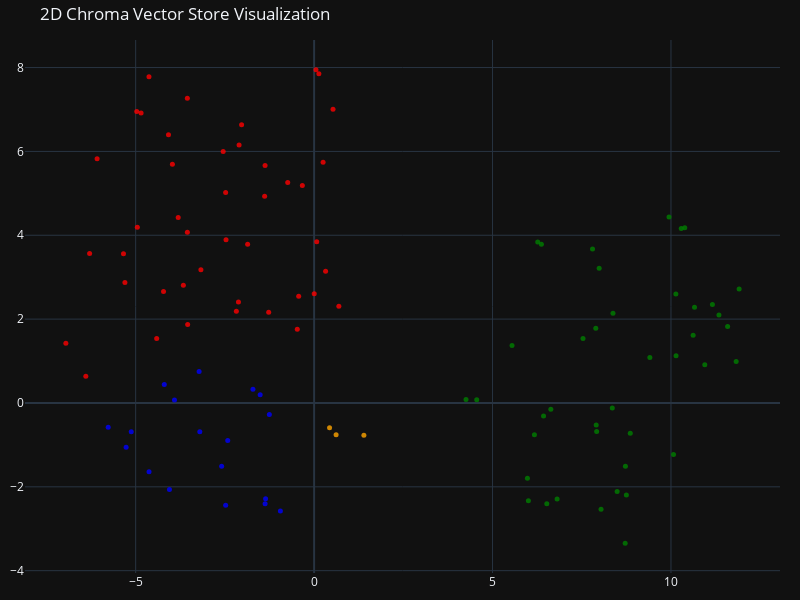

The notebook cell saved with this chart:
### Code cell
fig = go.Figure(data=[go.Scatter(
            x=reduced_vectors[:, 0],
            y=reduced_vectors[:, 1],
            mode='markers',
            marker=dict(size=5, color=colors, opacity=0.8),
            text=[f"Type: {t}<br>Text: {d[:100]}..." for t, d in zip(doc_types, documents)],
            hoverinfo='text'
        )])

fig.update_layout(
            title='2D Chroma Vector Store Visualization',
            scene=dict(xaxis_title='x',yaxis_title='y'),
            width=800,
            height=600,
            margin=dict(r=20, b=10, l=10, t=40)
        )
fig.show()

### Figure 1 — Plotly figure (JSON) as saved in the notebook; plotly's stock layout.template omitted (floating-point values rounded to 4 significant figures)
{"data": [{"hoverinfo": "text", "marker": {"color": ["blue", "blue", "blue", "blue", "blue", "blue", "blue", "blue", "blue", "blue", "blue", "blue", "blue", "blue", "blue", "blue", "blue", "blue", "red", "red", "red", "red", "red", "red", "red", "red", "red", "red", "red", "red", "red", "red", "red", "red", "red", "red", "red", "red", "red", "red", "red", "red", "red", "red", "red", "red", "red", "red", "red", "red", "red", "red", "red", "red", "red", "red", "red", "red", "red", "red", "red", "orange", "orange", "orange", "green", "green", "green", "green", "green", "green", "green", "green", "green", "green", "green", "green", "green", "green", "green", "green", "green", "green", "green", "green", "green", "green", "green", "green", "green", "green", "green", "green", "green", "green", "green", "green", "green", "green", "green", "green", "green", "green", "green", "green", "green"], "opacity": 0.8, "size": 5}, "mode": "markers", "text": ["Type: products<br>Text: # Product Summary\n\n# Rellm: AI-Powered Enterprise Reinsurance Solution\n\n## Summary\n\nRellm is an inno...", "Type: products<br>Text: ### Seamless Integrations\nRellm's architecture is designed for effortless integration with existing ...", "Type: products<br>Text: ### Client and Broker Portals\nRellm offers dedicated portals for both clients and brokers, facilitat...", "Type: products<br>Text: - **Q3 2025**: \n  - Launch of the Rellm Mobile App for on-the-go insights and management.\n  - Introd...", "Type: products<br>Text: # Product Summary\n\n# Markellm\n\n## Summary\n\nMarkellm is an innovative two-sided marketplace designed ...", "Type: products<br>Text: - **User-Friendly Interface**: Designed with user experience in mind, Markellm features an intuitive...", "Type: products<br>Text: - **Data Insights**: Insurers gain access to valuable data insights through Markellm's analytics das...", "Type: products<br>Text: ## 2025-2026 Roadmap\n\n### Q1 2025\n- Launch a mobile app version of Markellm, making it even easier f...", "Type: products<br>Text: Markellm is committed to improving the insurance experience for both consumers and providers. By lev...", "Type: products<br>Text: # Product Summary\n\n# Homellm\n\n## Summary\nHomellm is an innovative home insurance product developed b...", "Type: products<br>Text: ### 2. Dynamic Pricing Model\nWith Homellm's innovative dynamic pricing model, insurance providers ca...", "Type: products<br>Text: ### 5. Multi-Channel Integration\nHomellm seamlessly integrates into existing insurance platforms, pr...", "Type: products<br>Text: - **Basic Tier:** Starting at $5,000/month for small insurers with basic integration features.\n- **S...", "Type: products<br>Text: ## Roadmap\nThe development roadmap for Homellm includes the following key milestones:\n\n- **Q1 2024:*...", "Type: products<br>Text: # Product Summary\n\n# Carllm\n\n## Summary\n\nCarllm is an innovative auto insurance product developed by...", "Type: products<br>Text: - **Customizable Coverage Plans**: Carllm allows insurers to create flexible and tailored insurance ...", "Type: products<br>Text: ## Pricing\n\nCarllm is offered under a subscription-based pricing model tailored to meet the needs of...", "Type: products<br>Text: ### Q2 2025: Customer Experience Improvements\n- Launch of a new **mobile app** for end-users.\n- Intr...", "Type: contracts<br>Text: # Contract with GreenField Holdings for Markellm\n\n**Effective Date:** November 15, 2023  \n**Contract...", "Type: contracts<br>Text: ## Features\n1. **AI-Powered Matching**: Access to advanced algorithms that connect GreenField Holdin...", "Type: contracts<br>Text: ## Support\n1. **Customer Support Access**: The Client will have access to dedicated support through ...", "Type: contracts<br>Text: **Signatures:**  \n_________________________                           _________________________  \n**...", "Type: contracts<br>Text: # Contract with Apex Reinsurance for Rellm: AI-Powered Enterprise Reinsurance Solution\n\n## Terms\n\n1....", "Type: contracts<br>Text: ## Renewal\n\n1. **Automatic Renewal**: This Agreement will automatically renew for successive one-yea...", "Type: contracts<br>Text: 4. **Regulatory Compliance**: The solution will include compliance tracking features to assist the C...", "Type: contracts<br>Text: ---\n\n**Acceptance of Terms**: By signing below, both parties agree to the Terms, Renewal, Features, ...", "Type: contracts<br>Text: # Contract with Greenstone Insurance for Homellm\n\n---\n\n## Terms\n\n1. **Parties**: This Contract (\"Agr...", "Type: contracts<br>Text: 5. **Customization**: Any additional customization requests outside the standard offerings will requ...", "Type: contracts<br>Text: - **Predictive Maintenance Alerts**: The Customer will receive alerts regarding potential maintenanc...", "Type: contracts<br>Text: **For Insurellm:**\n\n______________________________  \n[Name], [Title]  \nDate: ______________________\n...", "Type: contracts<br>Text: # Contract with Roadway Insurance Inc. for Carllm\n\n---\n\n## Terms\n\n1. **Agreement Effective Date**: T...", "Type: contracts<br>Text: ---\n\n## Renewal\n\n1. **Automatic Renewal**: This agreement will automatically renew for an additional...", "Type: contracts<br>Text: ---\n\n## Support\n\n1. **Technical Support**: Roadway Insurance Inc. will receive priority technical su...", "Type: contracts<br>Text: # Contract with Stellar Insurance Co. for Rellm\n\n## Terms\nThis contract is made between **Insurellm*...", "Type: contracts<br>Text: ## Renewal\nThis contract will renew automatically for additional 12-month terms unless written notic...", "Type: contracts<br>Text: ## Support\nInsurellm provides Stellar Insurance Co. with the following support services:\n\n- **24/7 T...", "Type: contracts<br>Text: # Contract with TechDrive Insurance for Carllm\n\n**Contract Date:** October 1, 2024  \n**Contract Dura...", "Type: contracts<br>Text: ## Renewal\n\n1. **Automatic Renewal**: This contract shall automatically renew for additional one-yea...", "Type: contracts<br>Text: 2. **Training**: TechDrive Insurance staff will receive onboarding training sessions to ensure effec...", "Type: contracts<br>Text: # Contract with Belvedere Insurance for Markellm\n\n## Terms\nThis Contract (\"Agreement\") is made and e...", "Type: contracts<br>Text: ## Renewal\n1. **Renewal Terms**: This Agreement may be renewed for additional one-year terms upon mu...", "Type: contracts<br>Text: ## Support\n1. **Technical Support**: Technical support will be available from 9 AM to 7 PM EST, Mond...", "Type: contracts<br>Text: --- \nThis synthetic contract document outlines a fictional agreement between Insurellm and a fiction...", "Type: contracts<br>Text: # Contract with Velocity Auto Solutions for Carllm\n\n**Contract Date:** October 1, 2023  \n**Contract ...", "Type: contracts<br>Text: ## Renewal\n\n1. **Automatic Renewal**: This contract will automatically renew for successive 12-month...", "Type: contracts<br>Text: ## Support\n\n1. **Customer Support**: Velocity Auto Solutions will have access to Insurellm’s custome...", "Type: contracts<br>Text: # Contract with GreenValley Insurance for Homellm\n\n**Contract Date:** October 6, 2023  \n**Contract N...", "Type: contracts<br>Text: ---\n\n## Renewal\n\nUnless either party provides a written notice of termination at least 30 days prior...", "Type: contracts<br>Text: Insurellm commits to providing comprehensive support to GreenValley Insurance, which includes:\n\n1. *...", "Type: contracts<br>Text: # Contract with EverGuard Insurance for Rellm: AI-Powered Enterprise Reinsurance Solution\n\n**Contrac...", "Type: contracts<br>Text: ## Renewal\n\n1. **Automatic Renewal**: This contract will automatically renew for successive one-year...", "Type: contracts<br>Text: 4. **Client Portal Access**: EverGuard Insurance will have access to both client and broker portals,...", "Type: contracts<br>Text: ---\n\n**Signatures**  \n**For Insurellm**: __________________________  \n**Name**: John Smith  \n**Title...", "Type: contracts<br>Text: # Contract with BrightWay Solutions for Markellm\n\n**Contract Date:** October 5, 2023  \n**Contract ID...", "Type: contracts<br>Text: ### Renewal\n1. **Automatic Renewal:**  \n   This Contract will automatically renew for additional one...", "Type: contracts<br>Text: 4. **Customization Options:**  \n   BrightWay Solutions may request customizations to their listing p...", "Type: contracts<br>Text: ---\n\nThis document serves as a formal agreement between Insurellm and BrightWay Solutions, ensuring ...", "Type: contracts<br>Text: # Contract with Pinnacle Insurance Co. for Homellm\n\n## Terms\nThis contract (\"Contract\") is entered i...", "Type: contracts<br>Text: ## Renewal\n1. **Renewal Terms**: At the end of the initial term, this Contract shall automatically r...", "Type: contracts<br>Text: ## Features\n1. **AI-Powered Risk Assessment**: Utilized for tailored underwriting decisions specific...", "Type: contracts<br>Text: ## Support\n1. **Technical Support**: Insurellm shall provide 24/7 technical support via an email and...", "Type: company<br>Text: # Overview of Insurellm\n\nInsurellm is an innovative insurance tech firm with 200 employees across th...", "Type: company<br>Text: # Careers at Insurellm\n\nInsurellm is hiring! We are looking for talented software engineers, data sc...", "Type: company<br>Text: # About Insurellm\n\nInsurellm was founded by Avery Lancaster in 2015 as an insurance tech startup des...", "Type: employees<br>Text: # HR Record\n\n# Alex Chen\n\n## Summary\n- **Date of Birth:** March 15, 1990  \n- **Job Title:** Backend ...", "Type: employees<br>Text: - **2022:**  \n  - Exceeded goals by optimizing existing backend code, improving system performance b...", "Type: employees<br>Text: ## Other HR Notes\n- Participates regularly in Insurellm's Diversity & Inclusion initiatives, champio...", "Type: employees<br>Text: # HR Record\n\n# Oliver Spencer\n\n## Summary\n- **Date of Birth**: May 14, 1990  \n- **Job Title**: Backe...", "Type: employees<br>Text: ## Annual Performance History\n- **2018**: **3/5** - Adaptable team player but still learning to take...", "Type: employees<br>Text: ## Other HR Notes\n- Oliver enjoys a strong rapport with team members and is known for organizing reg...", "Type: employees<br>Text: # HR Record\n\n# Emily Tran\n\n## Summary\n- **Date of Birth:** March 18, 1991  \n- **Job Title:** Digital...", "Type: employees<br>Text: ---\n\n## Annual Performance History\n- **2023**:  \n  - Performance Rating: Exceeds Expectations  \n  - ...", "Type: employees<br>Text: ---\n\n## Other HR Notes\n- **Training Completed**:  \n  - Advanced Digital Marketing Workshop (2021)  \n...", "Type: employees<br>Text: # HR Record\n\n# Jordan Blake\n\n## Summary\n- **Date of Birth:** March 15, 1993  \n- **Job Title:** Sales...", "Type: employees<br>Text: ## Annual Performance History\n- **2021:** First year at Insurellm; achieved 90% of monthly targets. ...", "Type: employees<br>Text: ## Other HR Notes\n- Jordan has shown an interest in continuing education, actively participating in ...", "Type: employees<br>Text: # Avery Lancaster\n\n## Summary\n- **Date of Birth**: March 15, 1985  \n- **Job Title**: Co-Founder & Ch...", "Type: employees<br>Text: ## Annual Performance History\n- **2015**: **Exceeds Expectations**  \n  Avery’s leadership during Ins...", "Type: employees<br>Text: - **2021**: **Exceptional**  \n  Avery's decisive transition to remote work and rapid adoption of dig...", "Type: employees<br>Text: ## Compensation History\n- **2015**: $150,000 base salary + Significant equity stake  \n- **2016**: $1...", "Type: employees<br>Text: ## Other HR Notes\n- **Professional Development**: Avery has actively participated in leadership trai...", "Type: employees<br>Text: # HR Record\n\n# Maxine Thompson\n\n## Summary\n- **Date of Birth:** January 15, 1991  \n- **Job Title:** ...", "Type: employees<br>Text: ## Insurellm Career Progression\n- **January 2017 - October 2018**: **Junior Data Engineer**  \n  * Ma...", "Type: employees<br>Text: ## Annual Performance History\n- **2017**: *Meets Expectations*  \n  Maxine showed potential in her ro...", "Type: employees<br>Text: - **2021**: *Exceeds Expectations*  \n  Maxine spearheaded the transition to a new data warehousing s...", "Type: employees<br>Text: ## Other HR Notes\n- Maxine participated in various company-sponsored trainings related to big data t...", "Type: employees<br>Text: # Samantha Greene\n\n## Summary\n- **Date of Birth:** October 14, 1990\n- **Job Title:** HR Generalist\n-...", "Type: employees<br>Text: - **2021:** Meets Expectations  \n  While proficient in her new role, Samantha Greene struggled with ...", "Type: employees<br>Text: - **2022:** Base Salary - $65,000  \n  No increase as a result of performance concerns; however, Sama...", "Type: employees<br>Text: # HR Record\n\n# Alex Thomson\n\n## Summary\n- **Date of Birth:** March 15, 1995  \n- **Job Title:** Sales...", "Type: employees<br>Text: ## Annual Performance History  \n- **2022** - Rated as \"Exceeds Expectations.\" Alex Thomson achieved ...", "Type: employees<br>Text: ## Other HR Notes\n- Alex Thomson is an active member of the Diversity and Inclusion committee at Ins...", "Type: employees<br>Text: # HR Record\n\n# Samuel Trenton\n\n## Summary\n- **Date of Birth:** April 12, 1989  \n- **Job Title:** Sen...", "Type: employees<br>Text: ## Annual Performance History\n- **2023:** Rating: 4.5/5  \n  *Samuel exceeded expectations, successfu...", "Type: employees<br>Text: - **2021:** Base Salary: $105,000 + Bonus: $12,000  \n  *Merit-based increase, reflecting consistent ...", "Type: employees<br>Text: # HR Record\n\n# Alex Harper\n\n## Summary\n- **Date of Birth**: March 15, 1993  \n- **Job Title**: Sales ...", "Type: employees<br>Text: - **2022**:  \n  - **Performance Rating**: 4.8/5  \n  - **Key Achievements**: Awarded \"SDR of the Year...", "Type: employees<br>Text: - **Interests**:  \n  - In Alex's spare time, they enjoy participating in community volunteer program...", "Type: employees<br>Text: # HR Record\n\n# Jordan K. Bishop\n\n## Summary\n- **Date of Birth:** March 15, 1990\n- **Job Title:** Fro...", "Type: employees<br>Text: ## Annual Performance History\n- **2019:** Exceeds Expectations - Continuously delivered high-quality...", "Type: employees<br>Text: ## Compensation History\n- **June 2018:** Starting Salary - $85,000\n- **June 2019:** Salary Increase ...", "Type: employees<br>Text: Jordan K. Bishop is a valued member of the Insurellm family, exhibiting a commitment to growth and d...", "Type: employees<br>Text: # HR Record\n\n# Emily Carter\n\n## Summary\n- **Date of Birth:** August 12, 1990  \n- **Job Title:** Acco...", "Type: employees<br>Text: ## Annual Performance History\n| Year | Performance Rating | Key Highlights |\n|------|---------------...", "Type: employees<br>Text: ## Other HR Notes\n- **Professional Development:** Emily is currently enrolled in a leadership traini..."], "x": [-3.913, -4.198, -3.223, -3.203, -1.359, -1.373, -2.478, -2.591, -0.9447, -5.268, -5.77, -5.124, -4.054, -4.626, -1.254, -1.512, -1.714, -2.42, -3.971, -6.956, -6.081, 0.1333, -3.808, -4.22, -4.411, 0.252, -2.548, -5.302, -1.386, 0.05245, 0.6935, -2.179, -0.4716, -2.468, -3.172, -1.863, 0.002992, -1.273, -0.4322, -4.081, -4.954, -0.33, -3.552, 0.322, -2.12, 0.07382, -2.102, -2.479, -1.374, -3.552, -3.664, -3.543, 0.5296, -4.849, -5.341, -4.97, -4.627, -2.032, -6.291, -6.397, -0.7394, 0.4329, 1.395, 0.6163, 7.917, 11.34, 6.633, 7.905, 11.16, 6.429, 6.52, 10.95, 6.005, 8.723, 10.14, 6.173, 4.257, 6.369, 6.266, 11.91, 4.557, 10.07, 7.893, 7.988, 8.375, 7.535, 9.945, 10.39, 10.29, 8.491, 11.83, 8.041, 8.859, 10.66, 10.14, 8.75, 10.62, 8.717, 8.356, 7.802, 9.409, 5.546, 6.809, 11.59, 5.977], "y": [0.07258, 0.4384, 0.752, -0.6864, -2.283, -2.407, -2.441, -1.507, -2.577, -1.057, -0.5799, -0.684, -2.063, -1.64, -0.2777, 0.1944, 0.3262, -0.893, 5.694, 1.426, 5.824, 7.85, 4.424, 2.659, 1.537, 5.742, 5.998, 2.871, 4.93, 7.947, 2.306, 2.188, 1.756, 3.893, 3.18, 3.788, 2.603, 2.165, 2.547, 6.397, 4.192, 5.186, 7.268, 3.14, 2.408, 3.847, 6.152, 5.019, 5.661, 4.071, 2.806, 1.873, 7.006, 6.915, 3.559, 6.954, 7.778, 6.638, 3.564, 0.6388, 5.259, -0.5894, -0.7717, -0.7607, -0.6799, 2.098, -0.1515, -0.528, 2.348, -0.311, -2.406, 0.9121, -2.334, -1.508, 1.126, -0.7552, 0.08049, 3.787, 3.842, 2.721, 0.07695, -1.231, 1.783, 3.216, 2.138, 1.54, 4.434, 4.181, 4.161, -2.113, 0.9893, -2.532, -0.7202, 2.282, 2.6, -2.195, 1.614, -3.345, -0.1207, 3.671, 1.084, 1.37, -2.292, 1.825, -1.794], "type": "scatter"}], "layout": {"margin": {"r": 20, "b": 10, "l": 10, "t": 40}, "title": {"text": "2D Chroma Vector Store Visualization"}, "scene": {"xaxis": {"title": {"text": "x"}}, "yaxis": {"title": {"text": "y"}}}, "width": 800, "height": 600}}
